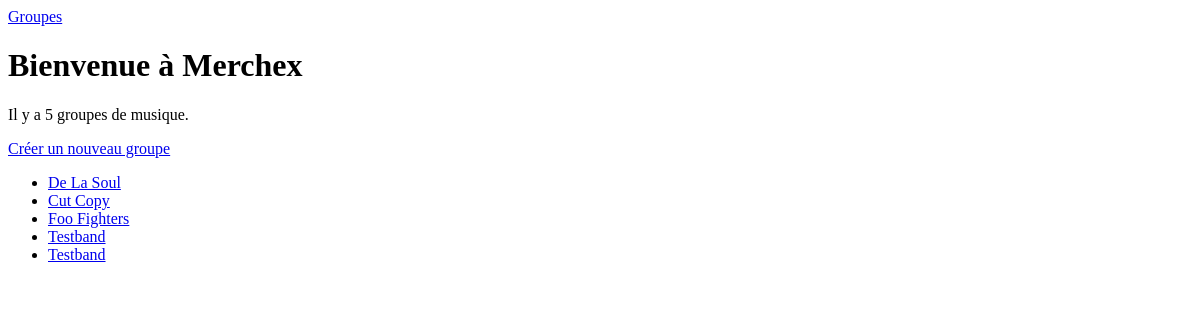
/bands/, run on an earlier commit of the app's database.
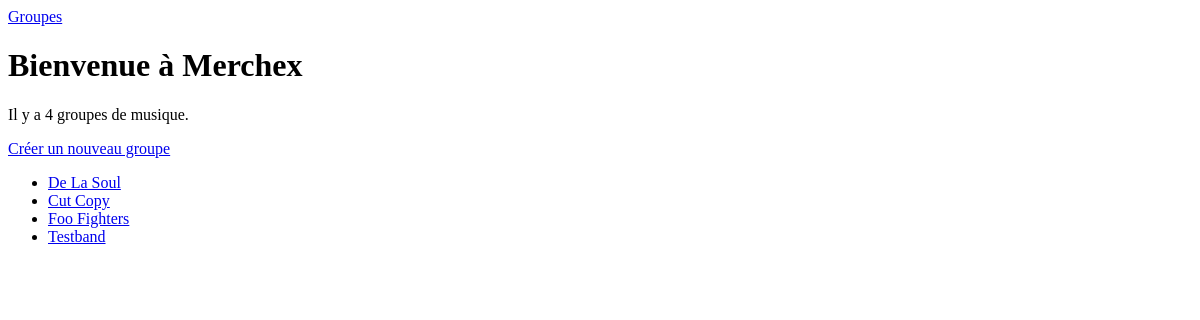
And on a later commit of the database.
### listings/models.py (models this page shows, shortened)
class Band(models.Model):
    class Genre(models.TextChoices):
        HIP_HOP = 'HH'
        SYNTH_POP = 'SP'
        ALTERNATIVE_ROCK = 'AR'
    name = models.fields.CharField(max_length=100)
    genre = models.fields.CharField(
        max_length=20,
        choices=Genre.choices,
    )
    biography = models.fields.CharField(max_length=1000)
    year_formed = models.fields.IntegerField(
        validators=[MinValueValidator(1900), MaxValueValidator(2025)]
    )
    active = models.fields.BooleanField(default=True)
    official_homepage = models.fields.URLField(null=True, blank=True)

### listings/views.py (the view)
# urls.py: path('bands/', views.band_list, name='band-list'),
def band_list(request):
    bands = Band.objects.all()
    return render(request, 'listings/band_list.html', {'bands': bands})

### listings/templates/listings/band_list.html
{% extends 'listings/base.html' %}
{% block content %}
    <h1>Bienvenue à Merchex</h1>
        <p>Il y a {{ bands|length }} groupes de musique.</p>
        <a href="{% url 'band-create' %}" class="btn btn-primary">Créer un nouveau groupe</a>
        <ul>
            {% for band in bands %}
                <li>
                    <a href="{% url 'band-detail' band.id %}">{{ band.name }}</a>
                </li>
            {% endfor %}
{% endblock %}

What changed in the data, as far as the page shows it:
removed Band: name "Testband"
Also different on the page:
{{ bands|length }}: "5" → "4"
